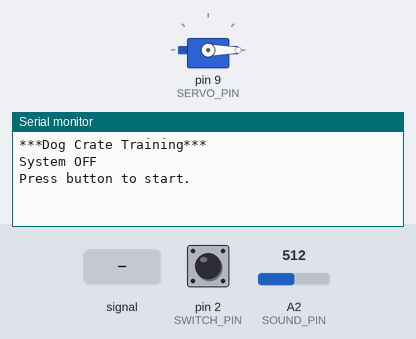
This sketch was run on a simulated Arduino Uno, built with avr-gcc and run on an emulated ATmega328P. Shown: servo, the last lines printed to the serial monitor. Inputs (shaded band) come from the test bench; at power-on: pin 2 (SWITCH_PIN) HIGH, A2 (SOUND_PIN) = 512.

Above: at 1.2 s.
1.3 s: pin 2 (SWITCH_PIN) pulled LOW for 0.15 s
At 2.2 s:
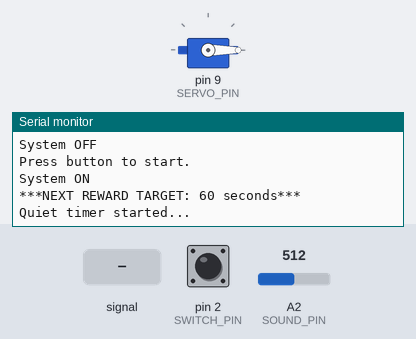
2.9 s: A2 (SOUND_PIN) fed a 200 Hz sine of ±81 counts around its level
At 2.97 s:
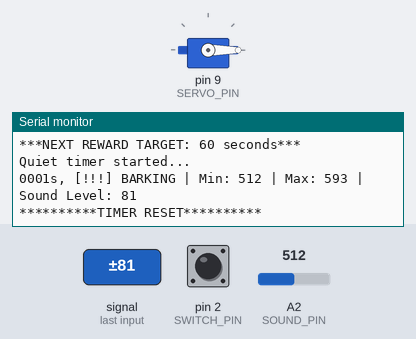
4.4 s: pin 2 (SWITCH_PIN) pulled LOW for 1 s
At 5.1 s:
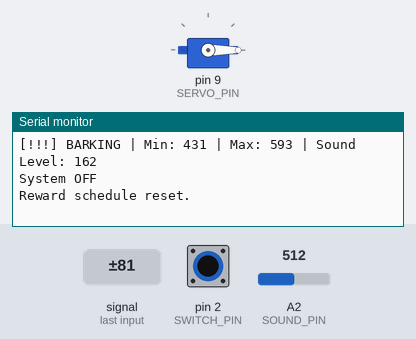
6.9 s: pin 2 (SWITCH_PIN) driven LOW
At 7.07 s:
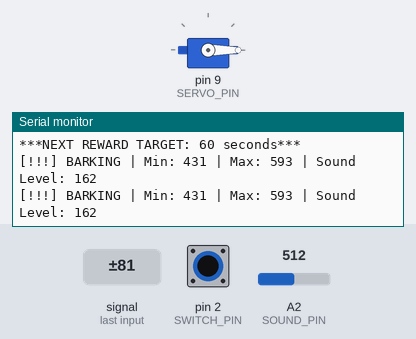
9.9 s: A2 (SOUND_PIN) fed a 2 Hz sine of ±306 counts around its level
At 9.98 s:
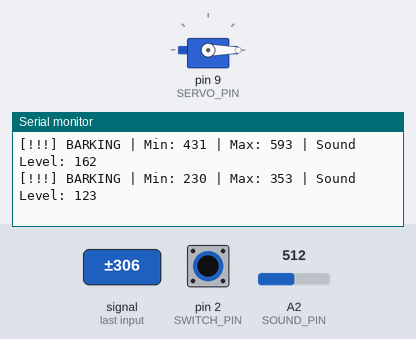
12.9 s: A2 (SOUND_PIN) fed a 1000 Hz sine of ±255 counts around its level
Timing chart, 0 to 15.9 s (numbered marks = the images above; inputs shaded):
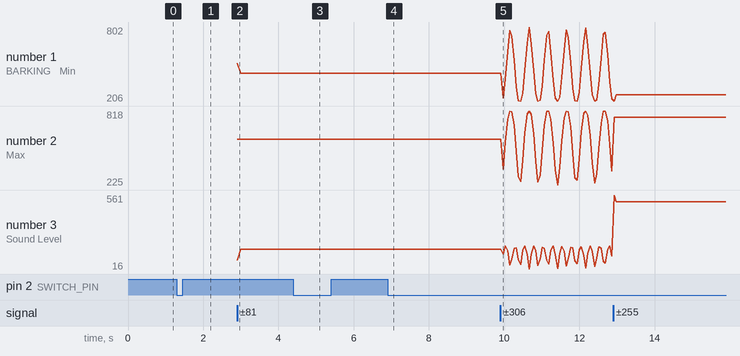

Measured:
- after the input at 1.3 s, the serial monitor: prints a new line after 0.05 s (image 1)
- after the input at 2.9 s, the serial monitor: prints a new line at once (image 2)
- after the input at 4.4 s, the serial monitor: prints a new line after 0.17 s (image 3)
- after the input at 6.9 s, the serial monitor: prints a new line after 0.05 s (image 4)
- after the input at 9.9 s, the serial monitor: prints a new line after 0.07 s (image 5)
- plotted number 1: 431 → 224 after the input at 9.9 s
- plotted number 2: 593 → 335 after the input at 9.9 s
- plotted number 3: 162 → 111 after the input at 9.9 s

The sketch:

dog-trainer.ino
```cpp
#include <Servo.h>

Servo pelletServo;

// ==========================================
// 1. CONFIGURATION
// ==========================================

// Hardware pins
const int SOUND_PIN = A2;
const int SWITCH_PIN = 2;
const int SERVO_PIN = 9;


// Sound detection
const int BARKING_THRESHOLD = 10;
const int WHIMPER_THRESHOLD = 5;
const unsigned long SOUND_SAMPLE_MS = 50;

// Which sounds reset the quietness timer?
const char* SOUND_WHIMPER = "[!] WHIMPER";
const char* SOUND_BARKING = "[!!!] BARKING";
const bool BARKING_RESETS_TIMER = true;
const bool WHIMPER_RESETS_TIMER = true;

// Reward timing
const unsigned long REWARD_PAUSE_MS = 3000;

// Reward schedule (seconds)
const int rewardSchedule[] = {60, 61};

// const int rewardSchedule[] = {
//   3, 4, 5, 6, 7, 8, 9, 10,
//   9, 8, 7, 6, 5, 4, 3
// };

const int SCHEDULE_LENGTH =
  sizeof(rewardSchedule) / sizeof(rewardSchedule[0]);

// Button debounce
const unsigned long DEBOUNCE_DELAY_MS = 50;

// Logging
const unsigned long LOG_INTERVAL_MS = 1000;


// ==========================================
// 2. MOTOR OBJECT
// ==========================================
const int SERVO_CLOSED = 0;
const int SERVO_OPEN = 90;

// ==========================================
// 3. SYSTEM VARIABLES
// ==========================================

// System state
bool systemOn = false;

// Reward schedule
int scheduleIndex = 0;

// Quietness timer
bool quietTimerRunning = false;
unsigned long quietStart = 0;
unsigned long lastLog = 0;

// Reward pause
bool inRewardPause = false;
unsigned long rewardPauseStart = 0;

// Button state
bool lastButtonState = HIGH;
bool buttonState = HIGH;
unsigned long lastDebounceTime = 0;


// ==========================================
// 4. SETUP
// ==========================================

void setup() {

  Serial.begin(9600);
  pinMode(SWITCH_PIN, INPUT_PULLUP);
  pelletServo.attach(SERVO_PIN);
  pelletServo.write(SERVO_CLOSED);
  Serial.println();
  Serial.println("***Dog Crate Training***");
  Serial.println("System OFF");
  Serial.println("Press button to start.");
}


// ==========================================
// 5. MAIN LOOP
// ==========================================

void loop() {

  // Check button
  checkButton();

  // Do nothing while system is off
  if (!systemOn) {
    return;
  }

  // Handle eating pause
  if (handleRewardPause()) {
    return;
  }

  // Measure sound
  int minimum;
  int maximum;

  int soundLevel = measureSound(minimum, maximum);

  // ----------------------------------------
  // BARKING DETECTED
  // ----------------------------------------
  if (soundLevel >= BARKING_THRESHOLD && BARKING_RESETS_TIMER){

    printSoundInfo(SOUND_BARKING, minimum, maximum, soundLevel);
    resetQuietTimer();
    return;
  }
  else if (soundLevel >= WHIMPER_THRESHOLD && WHIMPER_RESETS_TIMER) {
    printSoundInfo(SOUND_WHIMPER, minimum, maximum, soundLevel);
    resetQuietTimer();
    return;
  }

  // ----------------------------------------
  // QUIETNESS TIMER
  // ----------------------------------------

  startQuietTimer();
  unsigned long now = millis();
  unsigned long quietDuration = now - quietStart;
  logQuietProgress(now, quietDuration);
  checkRewardTarget(quietDuration);
}


// ==========================================
// 6. BUTTON HANDLING
// ==========================================

void checkButton() {

  bool reading = digitalRead(SWITCH_PIN);
  if (reading != lastButtonState) {
    lastDebounceTime = millis();
  }

  if (millis() - lastDebounceTime > DEBOUNCE_DELAY_MS) {
    if (reading != buttonState) {
      buttonState = reading;
      if (buttonState == LOW) {
        systemOn = !systemOn;
        if (systemOn) {
          startSystem();
        } else {
          stopSystem();
        }
      }
    }
  }
  lastButtonState = reading;
}


// ==========================================
// 7. START / STOP SYSTEM
// ==========================================

void startSystem() {

  scheduleIndex = 0;
  quietTimerRunning = false;
  quietStart = 0;
  lastLog = 0;
  inRewardPause = false;
  rewardPauseStart = 0;
  Serial.println();
  Serial.println("System ON");
  printReward(rewardSchedule[scheduleIndex]);
}


void stopSystem() {

  scheduleIndex = 0;
  quietTimerRunning = false;
  quietStart = 0;
  lastLog = 0;
  inRewardPause = false;
  rewardPauseStart = 0;
  Serial.println();
  Serial.println("System OFF");
  Serial.println("Reward schedule reset.");
}


// ==========================================
// 8. MOTOR / TREAT DISPENSING
// ==========================================

void dispenseTreat() {
  pelletServo.write(SERVO_OPEN);
  delay(500);
  Serial.println("Treat dispensed.");
  pelletServo.write(SERVO_CLOSED);
  delay(300);
}


// ==========================================
// 9. SOUND MEASUREMENT
// ==========================================

int measureSound(int &minimum, int &maximum) {

  minimum = 1023;
  maximum = 0;
  unsigned long sampleStart = millis();

  while (millis() - sampleStart < SOUND_SAMPLE_MS) {
    int reading = analogRead(SOUND_PIN);
    if (reading < minimum) {
      minimum = reading;
    }
    if (reading > maximum) {
      maximum = reading;
    }
  }
  return maximum - minimum;
}

void printSoundInfo(const char* soundType, int minimum, int maximum, int soundLevel) {
  Serial.print(soundType);
  Serial.print(" | Min: ");
  Serial.print(minimum);
  Serial.print(" | Max: ");
  Serial.print(maximum);
  Serial.print(" | Sound Level: ");
  Serial.println(soundLevel);
}

// ==========================================
// 10. QUIETNESS TIMER
// ==========================================

void startQuietTimer() {

  if (!quietTimerRunning) {
    quietTimerRunning = true;
    quietStart = millis();
    lastLog = quietStart;
    Serial.println("Quiet timer started...");
  }
}

void resetQuietTimer() {

  if (quietTimerRunning) {
    Serial.println("**********TIMER RESET**********");
  }
  quietTimerRunning = false;
  quietStart = 0;
  lastLog = 0;

  // Reset reward schedule
  if (scheduleIndex != 0) {
    scheduleIndex = 0;
    Serial.println("***REWARD SCHEDULE RESET***");
    printReward(3);
  }
}

// ==========================================
// 11. QUIETNESS PROGRESS LOGGING
// ==========================================

void logQuietProgress(
  unsigned long now,
  unsigned long quietDuration
) {

  if (now - lastLog >= LOG_INTERVAL_MS) {
    lastLog += LOG_INTERVAL_MS;
    int seconds = quietDuration / 1000;
    if (seconds < 10) {
      Serial.print("000");
    }
    else if (seconds < 100) {
      Serial.print("00");
    }
    else if (seconds < 1000) {
      Serial.print("0");
    }
    Serial.print(seconds);
    Serial.print("s, ");
    if (seconds % 10 == 0) {
      Serial.println("");
    }
  }
}

// ==========================================
// 12. REWARD TARGET CHECK
// ==========================================

void checkRewardTarget(unsigned long quietDuration) {

  unsigned long targetDuration = (unsigned long)rewardSchedule[scheduleIndex] * 1000UL;

  if (quietDuration >= targetDuration) {
    // Uncomment to activate automatic treat dispensing
    dispenseTreat();

    advanceRewardSchedule();

    inRewardPause = true;
    rewardPauseStart = millis();
    quietTimerRunning = false;
    quietStart = 0;
    lastLog = 0;
    printEatingPause(REWARD_PAUSE_MS / 1000);
    printReward(rewardSchedule[scheduleIndex]);
  }
}

// ==========================================
// 13. REWARD SCHEDULE
// ==========================================

void advanceRewardSchedule() {

  scheduleIndex++;
  if (scheduleIndex >= SCHEDULE_LENGTH) {
    scheduleIndex = 0;
    Serial.println("***REWARD CYCLE RESTARTED***");
  }
}

// ==========================================
// 14. POST-REWARD PAUSE
// ==========================================

bool handleRewardPause() {

  if (!inRewardPause) {
    return false;
  }

  if (millis() - rewardPauseStart >= REWARD_PAUSE_MS) {
    inRewardPause = false;
    quietTimerRunning = false;
    quietStart = 0;
    lastLog = 0;
    printEatingPause(REWARD_PAUSE_MS / 1000);
    return false;
  }

  return true;
}

void printReward(int seconds) {
  Serial.print("***NEXT REWARD TARGET: ");
  Serial.print(seconds);
  Serial.println(" seconds***");
}

void printEatingPause(int seconds) {
    Serial.print("Pausing for eating completed (");
    Serial.print(seconds);
    Serial.println("s)");
}
```
